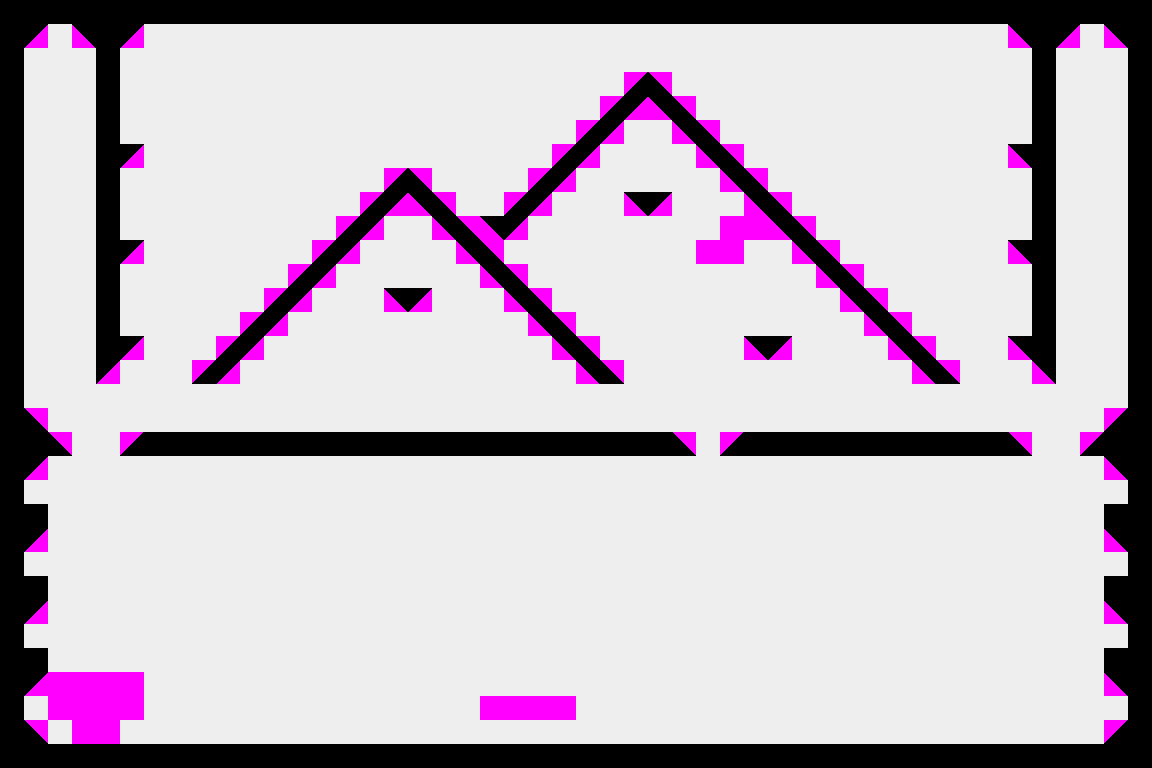

Tiled map render using the project's own tile images. Description and the map definition, with tile-layer contents summarised, below:
An orthogonal 48x32 tile map with 24x24 px tiles, 1 tile layer (Background) and 8 objects.

<map version="1.0" orientation="orthogonal" renderorder="right-down" width="48" height="32" tilewidth="24" tileheight="24" backgroundcolor="#eeeeee">
 <tileset firstgid="1" name="tileset" tilewidth="24" tileheight="24">
  <image source="../gfx/tileset.png" trans="ff00ff" width="96" height="48" />
 </tileset>
 <layer name="Background" width="48" height="32">
  <data>[1536 cells, 353 non-empty, 6 distinct tile ids]</data>
 </layer>
 <objectgroup name="BackColider" visible="0">
  <properties>
   <property name="collidable" value="true" />
  </properties>
  <object x="24" y="48">
   <polyline points="0,0 24,-24 48,-24 72,0 72,336 120,288 96,288 96,216 120,192 96,192 96,120 120,96 96,96 96,0 120,-24 984,-24 1008,0 1008,96 984,96 1008,120 1008,192 984,192 1008,216 1008,288 984,288 1032,336 1032,0 1056,-24 1080,-24 1104,0 1104,360 1056,408 1080,408 1104,432 1104,456 1080,456 1080,480 1104,504 1104,528 1080,528 1080,552 1104,576 1104,600 1080,600 1080,624 1104,648 1104,672 1080,696 24,696 0,672 0,648 24,624 24,600 0,600 0,576 24,552 24,528 0,528 0,504 24,480 24,456 0,456 0,432 24,408 48,408 0,360 0,0" />
  </object>
  <object x="408" y="192">
   <polyline points="0,0 -192,192 -216,192 0,-24 216,192 192,192 0,0" />
  </object>
  <object x="648" y="96">
   <polyline points="0,0 -144,144 -168,120 -144,120 0,-24 312,288 288,288 0,0" />
  </object>
  <object x="408" y="312">
   <polyline points="0,0 24,-24 -24,-24 0,0" />
  </object>
  <object x="768" y="360">
   <polyline points="0,0 -24,-24 24,-24 0,0" />
  </object>
  <object x="648" y="216">
   <polyline points="0,0 -24,-24 24,-24 0,0" />
  </object>
  <object x="144" y="432">
   <polyline points="0,0 -24,24 552,24 528,0 0,0" />
  </object>
  <object x="744" y="432">
   <polyline points="0,0 -24,24 288,24 264,0 0,0" />
  </object>
 </objectgroup>
</map>